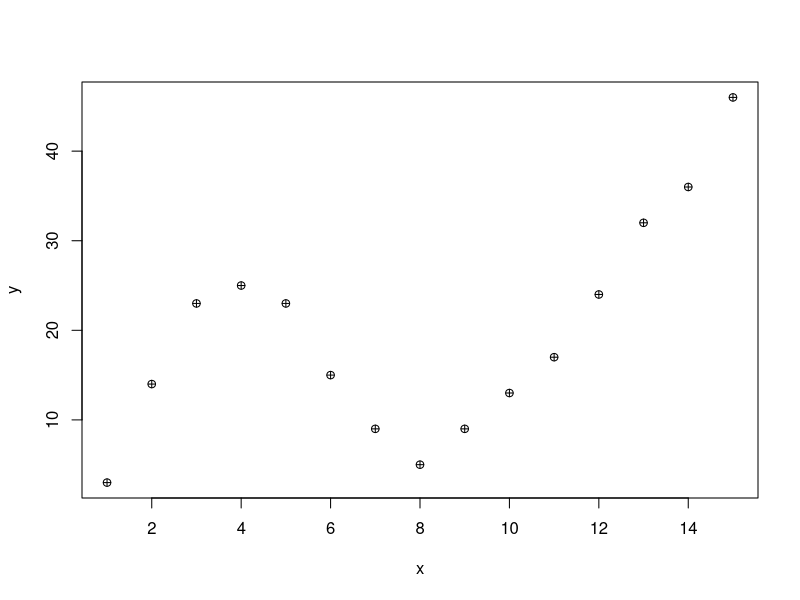
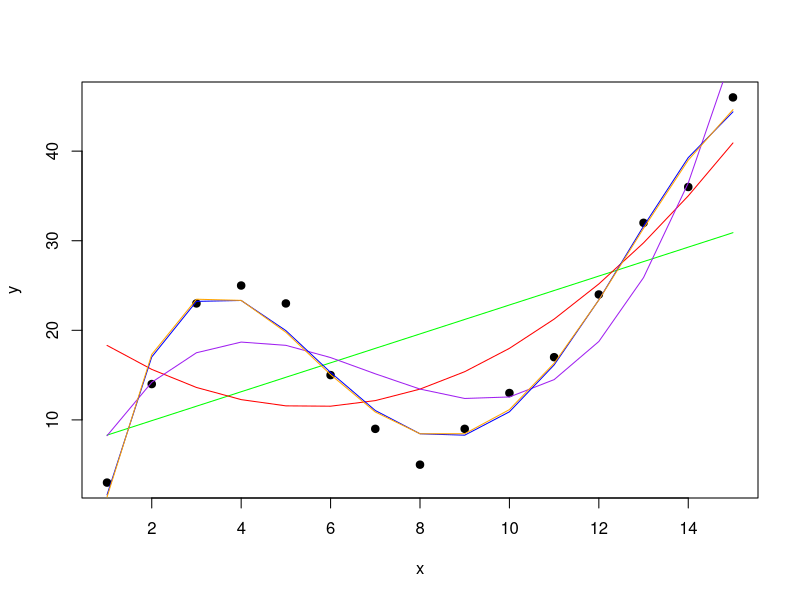
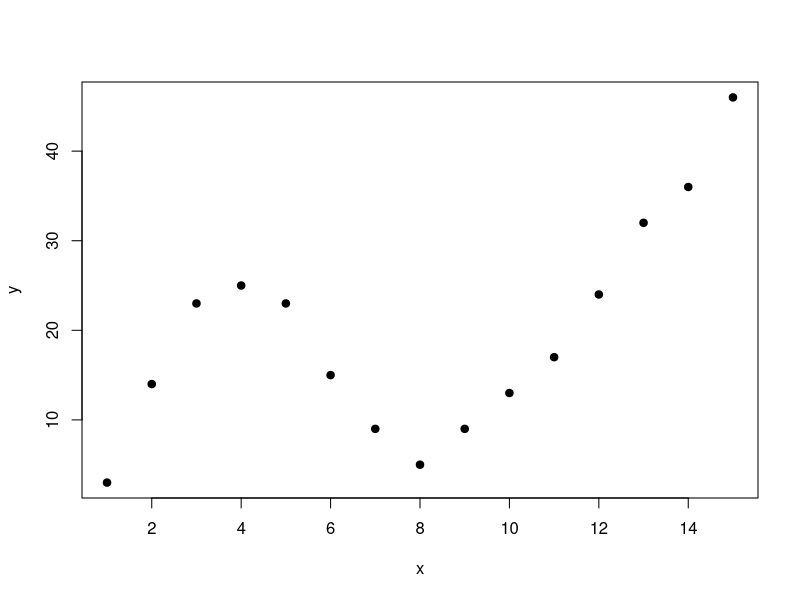

The R source for these figures, in order: (Note: this script raises an error after producing the figures.)
# create & visualize data
# create data frame
df <- data.frame(x=1:15,
                 y=c(3, 14, 23, 25, 23, 15, 9, 5, 9, 13, 17, 24, 32, 36, 46))

# create a scatterplot of x vs. y
plot(df$x, df$y, pch=10, xlab="x", ylab = "y")

# fit polynomial regression models up to degree 5
fit1 <- lm(y~x, data=df)
fit1
fit2 <- lm(y~poly(x, 2, raw=TRUE), data=df)
fit2
fit3 <- lm(y~poly(x, 3, raw = TRUE), data=df)
fit3
fit4 <- lm(y~poly(x, 4, raw=TRUE), data=df)
fit4
fit5 <- lm(y~poly(x, 5, raw=TRUE), data=df)
fit5

# create a scatterplot of x vs. y
plot(df$x, df$y, pch=19, xlab="x", ylab="y")

# define x-axis values
x_axis <- seq(1, 15, length=15)
x_axis

# add curve of each model to plot
lines(x_axis, predict(fit1, data.frame(x=x_axis)), col="green")
lines(x_axis, predict(fit2, data.frame(x=x_axis)), col="red")
lines(x_axis, predict(fit3, data.frame(x=x_axis)), col="purple")
lines(x_axis, predict(fit4, data.frame(x=x_axis)), col="blue")
lines(x_axis, predict(fit5, data.frame(x=x_axis)), col="orange")

# calculated adjusted R-squared of each model
summary(fit1)$adj.r.squared
summary(fit2)$adj.r.squared
summary(fit3)$adj.r.squared
summary(fit4)$adj.r.squared
summary(fit4)$adj.r.squared

# visualize the final curve
# create a scatterplot of x vs. y
plot(df$x, df$y, pch=19, xlab="x", ylab="y")

# define x-axis values
x_axis <- seq(1, 15, length=15)

# add curve of fourth-degree model
lines(x_axis, predict(fit4, data.frame(x_axis)), col="skyblue")

# get the summary of fit4
summary(fit4)
